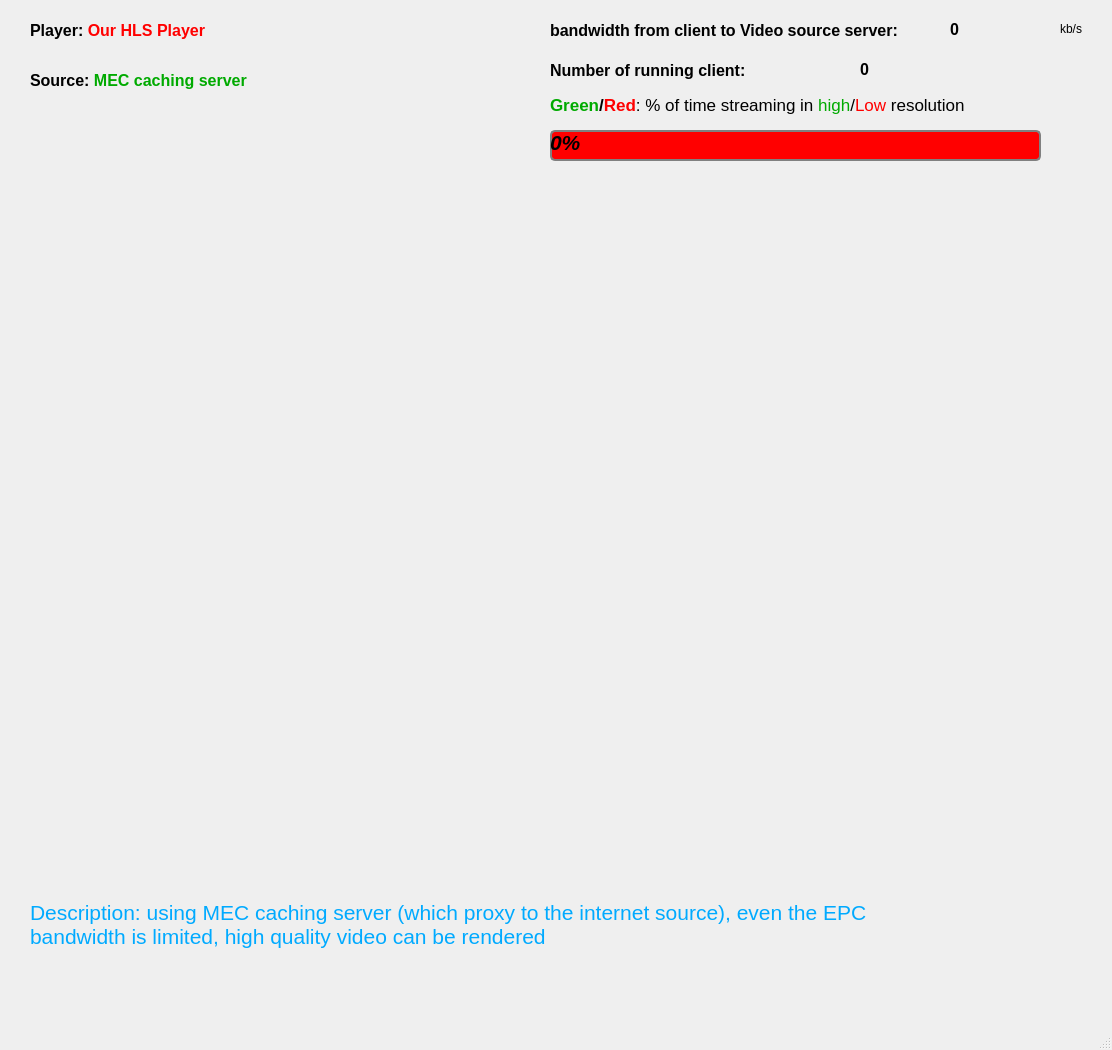
<?xml version="1.0" encoding="UTF-8"?>
<ui version="4.0">
 <class>MainWindow</class>
 <widget class="QMainWindow" name="MainWindow">
  <property name="geometry">
   <rect>
    <x>0</x>
    <y>0</y>
    <width>1112</width>
    <height>1050</height>
   </rect>
  </property>
  <property name="windowTitle">
   <string>Streaming demo (feature1)</string>
  </property>
  <widget class="QWidget" name="centralwidget">
   <widget class="QLabel" name="label_3">
    <property name="geometry">
     <rect>
      <x>30</x>
      <y>10</y>
      <width>341</width>
      <height>41</height>
     </rect>
    </property>
    <property name="text">
     <string>&lt;html&gt;&lt;head/&gt;&lt;body&gt;&lt;p&gt;&lt;span style=&quot; font-size:12pt; font-weight:600; color:#000000;&quot;&gt;Player: &lt;/span&gt;&lt;span style=&quot; font-size:12pt; font-weight:600; color:#ff0000;&quot;&gt;Our HLS Player&lt;/span&gt;&lt;/p&gt;&lt;/body&gt;&lt;/html&gt;</string>
    </property>
   </widget>
   <widget class="QLabel" name="label_9">
    <property name="geometry">
     <rect>
      <x>1060</x>
      <y>20</y>
      <width>59</width>
      <height>18</height>
     </rect>
    </property>
    <property name="text">
     <string>kb/s</string>
    </property>
   </widget>
   <widget class="QLabel" name="bandwidth">
    <property name="geometry">
     <rect>
      <x>950</x>
      <y>20</y>
      <width>101</width>
      <height>18</height>
     </rect>
    </property>
    <property name="font">
     <font>
      <pointsize>12</pointsize>
      <weight>75</weight>
      <bold>true</bold>
     </font>
    </property>
    <property name="text">
     <string>0</string>
    </property>
   </widget>
   <widget class="QLabel" name="label_7">
    <property name="geometry">
     <rect>
      <x>550</x>
      <y>10</y>
      <width>371</width>
      <height>41</height>
     </rect>
    </property>
    <property name="text">
     <string>&lt;html&gt;&lt;head/&gt;&lt;body&gt;&lt;p&gt;&lt;span style=&quot; font-size:12pt; font-weight:600;&quot;&gt;bandwidth from client to Video source server:&lt;/span&gt;&lt;/p&gt;&lt;/body&gt;&lt;/html&gt;</string>
    </property>
   </widget>
   <widget class="QLabel" name="label_4">
    <property name="geometry">
     <rect>
      <x>30</x>
      <y>60</y>
      <width>341</width>
      <height>41</height>
     </rect>
    </property>
    <property name="text">
     <string>&lt;html&gt;&lt;head/&gt;&lt;body&gt;&lt;p&gt;&lt;span style=&quot; font-size:12pt; font-weight:600;&quot;&gt;Source: &lt;/span&gt;&lt;span style=&quot; font-size:12pt; font-weight:600; color:#00aa00;&quot;&gt;MEC caching server&lt;/span&gt;&lt;/p&gt;&lt;/body&gt;&lt;/html&gt;</string>
    </property>
   </widget>
   <widget class="QLabel" name="label_5">
    <property name="geometry">
     <rect>
      <x>30</x>
      <y>900</y>
      <width>1061</width>
      <height>101</height>
     </rect>
    </property>
    <property name="text">
     <string>&lt;html&gt;&lt;head/&gt;&lt;body&gt;&lt;p&gt;&lt;span style=&quot; font-size:16pt; color:#00aaff;&quot;&gt;Description: using MEC caching server (which proxy to the internet source), even the EPC&lt;br/&gt;bandwidth is limited, high quality video can be rendered&lt;/span&gt;&lt;/p&gt;&lt;/body&gt;&lt;/html&gt;</string>
    </property>
    <property name="alignment">
     <set>Qt::AlignLeading|Qt::AlignLeft|Qt::AlignTop</set>
    </property>
   </widget>
   <widget class="QWidget" name="gridLayoutWidget">
    <property name="geometry">
     <rect>
      <x>30</x>
      <y>180</y>
      <width>1061</width>
      <height>701</height>
     </rect>
    </property>
    <layout class="QGridLayout" name="grid"/>
   </widget>
   <widget class="QLabel" name="label_6">
    <property name="geometry">
     <rect>
      <x>550</x>
      <y>90</y>
      <width>471</width>
      <height>31</height>
     </rect>
    </property>
    <property name="text">
     <string>&lt;html&gt;&lt;head/&gt;&lt;body&gt;&lt;p&gt;&lt;span style=&quot; font-size:13pt; font-weight:600; color:#00aa00;&quot;&gt;Green&lt;/span&gt;&lt;span style=&quot; font-size:13pt; font-weight:600; color:#000000;&quot;&gt;/&lt;/span&gt;&lt;span style=&quot; font-size:13pt; font-weight:600; color:#ff0000;&quot;&gt;Red&lt;/span&gt;&lt;span style=&quot; font-size:13pt;&quot;&gt;: % of time streaming in &lt;/span&gt;&lt;span style=&quot; font-size:13pt; color:#00aa00;&quot;&gt;high&lt;/span&gt;&lt;span style=&quot; font-size:13pt; color:#000000;&quot;&gt;/&lt;/span&gt;&lt;span style=&quot; font-size:13pt; color:#ff0000;&quot;&gt;Low&lt;/span&gt;&lt;span style=&quot; font-size:13pt;&quot;&gt; resolution&lt;/span&gt;&lt;/p&gt;&lt;/body&gt;&lt;/html&gt;</string>
    </property>
   </widget>
   <widget class="QLabel" name="label_8">
    <property name="geometry">
     <rect>
      <x>550</x>
      <y>50</y>
      <width>261</width>
      <height>41</height>
     </rect>
    </property>
    <property name="text">
     <string>&lt;html&gt;&lt;head/&gt;&lt;body&gt;&lt;p&gt;&lt;span style=&quot; font-size:12pt; font-weight:600;&quot;&gt;Number of running client: &lt;/span&gt;&lt;/p&gt;&lt;/body&gt;&lt;/html&gt;</string>
    </property>
   </widget>
   <widget class="QProgressBar" name="progressBar">
    <property name="geometry">
     <rect>
      <x>550</x>
      <y>130</y>
      <width>491</width>
      <height>31</height>
     </rect>
    </property>
    <property name="baseSize">
     <size>
      <width>0</width>
      <height>0</height>
     </size>
    </property>
    <property name="font">
     <font>
      <pointsize>16</pointsize>
      <weight>75</weight>
      <italic>true</italic>
      <bold>true</bold>
     </font>
    </property>
    <property name="styleSheet">
     <string notr="true">QProgressBar {
     border: 2px solid grey;
     border-radius: 5px;
     background-color: #FF0000;
 }

 QProgressBar::chunk {
     background-color: #66FF66;
     width: 20px;
 }</string>
    </property>
    <property name="value">
     <number>0</number>
    </property>
   </widget>
   <widget class="QLabel" name="client_num">
    <property name="geometry">
     <rect>
      <x>860</x>
      <y>60</y>
      <width>59</width>
      <height>18</height>
     </rect>
    </property>
    <property name="font">
     <font>
      <pointsize>12</pointsize>
      <weight>75</weight>
      <bold>true</bold>
     </font>
    </property>
    <property name="text">
     <string>0</string>
    </property>
   </widget>
  </widget>
  <widget class="QMenuBar" name="menubar">
   <property name="geometry">
    <rect>
     <x>0</x>
     <y>0</y>
     <width>1112</width>
     <height>30</height>
    </rect>
   </property>
  </widget>
  <widget class="QStatusBar" name="statusbar"/>
 </widget>
 <resources/>
 <connections/>
</ui>
